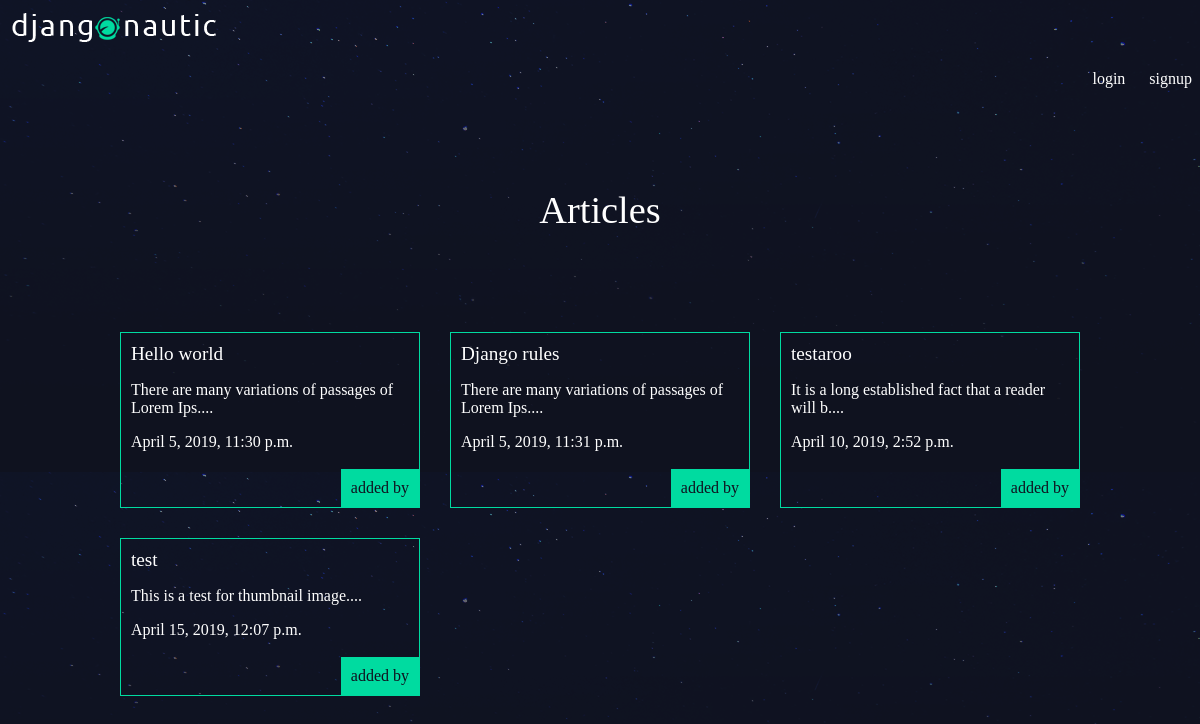
The page /articles/ on the database as committed earlier.
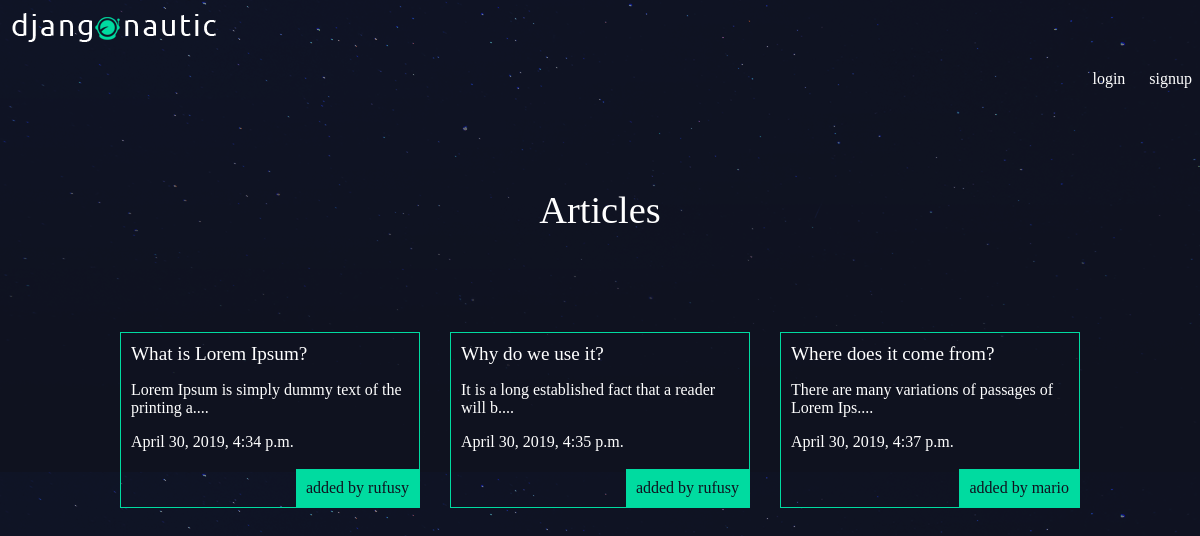
The same page on the database as committed later.
### articles/models.py (models this page shows, shortened)
class Article(models.Model):
    title = models.CharField(max_length = 100)
    slug = models.SlugField()
    body = models.TextField()
    date = models.DateTimeField(auto_now_add = True)
    thumb = models.ImageField(default='default.png',blank=True)
    author = models.ForeignKey(User, default=None, on_delete=models.CASCADE)
    def snippet(self):
        return self.body[:50]+'....'

### articles/views.py (the view)
def article_list(request):
    articles = Article.objects.all().order_by('date')
    return render(request,'articles/article_list.html', {'articles':articles})

### articles/templates/articles/article_list.html
{% extends 'base_layout.html' %}
{% block content %}
<h1> Articles </h1>
<div class="articles">
    {% for article in articles %}
    <div class="article">
        <h2><a href="{% url 'articles:detail' slug=article.slug %}"> {{article.title}} </a></h2>
        <p> {{article.snippet}} </p>
        <p> {{article.date}} </p>
        <p class="author"> added by {{article.author.username}}</p>
    </div>
    {% endfor %}
</div>
{% endblock %}

### templates/base_layout.html (shortened to what this page needs)
{% load static from staticfiles %}
<!DOCTYPE html>
<html>
    <head>
        <link rel="stylesheet" href="{% static 'styles.css' %}">
    </head>
    <body>
        <h1><a href="{% url 'home' %}"><img src="{% static 'logo.png' %}"/></a></h1>
        <nav>
            <ul>
                {% if user.is_authenticated %}
                <li>
                    <form class="logout-link" action="{% url 'accounts:logout'%}" method="post">
                            {% csrf_token %}
                            <button type="submit">logout</button>
                    </form>
                </li>
                <li><a href="{% url 'articles:create'%}" class="highlight">new article</a></li>
                {% else %}
                <li><a href="{% url 'accounts:login'%}">login</a></li>
                <li><a href="{% url 'accounts:signup'%}">signup</a></li>
                {% endif %}
            </ul>
        </nav>
        <div class="wrapper">
            {% block content %}
            {% endblock %}
        </div>
    </body>
</html>

### assets/styles.css (style rules this page uses)
body { background-color: #0f121f; background-image: url(/static/stars.png); background-repeat-y: no-repeat; color: #fff; }
body * { font-family: Ubuntu; }
h1, h2, h3, h4, h5 { font-weight: normal; margin: 0; }
a, a:hover, a:visited { color: #fff; text-decoration: none; }
.wrapper { max-width: 960px; margin: 0 auto; }
div.wrapper > h1 { text-align: center; margin: 100px auto; font-size: 2.4em }
nav { justify-self: end; }
nav li { display: inline-block; list-style-type: none; margin-left: 20px; }
.articles { display: grid; grid-template-columns: 1fr 1fr 1fr; grid-gap: 30px; }
.article .author { padding: 10px; background: #00dba0; position: absolute; right: 0; bottom: 0; margin: 0; color: #0f121f; }
.article { padding: 10px; border: 1px solid #00dba0; position: relative; padding-bottom: 40px; }
.article h2 { font-size: 1.2em; }

Rows that differ between the two databases and show on the page:
removed Article: title "Hello world", snippet "There are many variations of passages of Lorem Ips....", date "April 5, 2019, 11:30 p.m."
removed Article: title "Django rules", snippet "There are many variations of passages of Lorem Ips....", date "April 5, 2019, 11:31 p.m."
removed Article: title "testaroo", snippet "It is a long established fact that a reader will b....", date "April 10, 2019, 2:52 p.m."
removed Article: title "test", snippet "This is a test for thumbnail image....", date "April 15, 2019, 12:07 p.m."
added Article: title "What is Lorem Ipsum?", snippet "Lorem Ipsum is simply dummy text of the printing a....", date "April 30, 2019, 4:34 p.m.", author.username "rufusy"
added Article: title "Why do we use it?", snippet "It is a long established fact that a reader will b....", date "April 30, 2019, 4:35 p.m.", author.username "rufusy"
added Article: title "Where does it come from?", snippet "There are many variations of passages of Lorem Ips....", date "April 30, 2019, 4:37 p.m.", author.username "mario"
